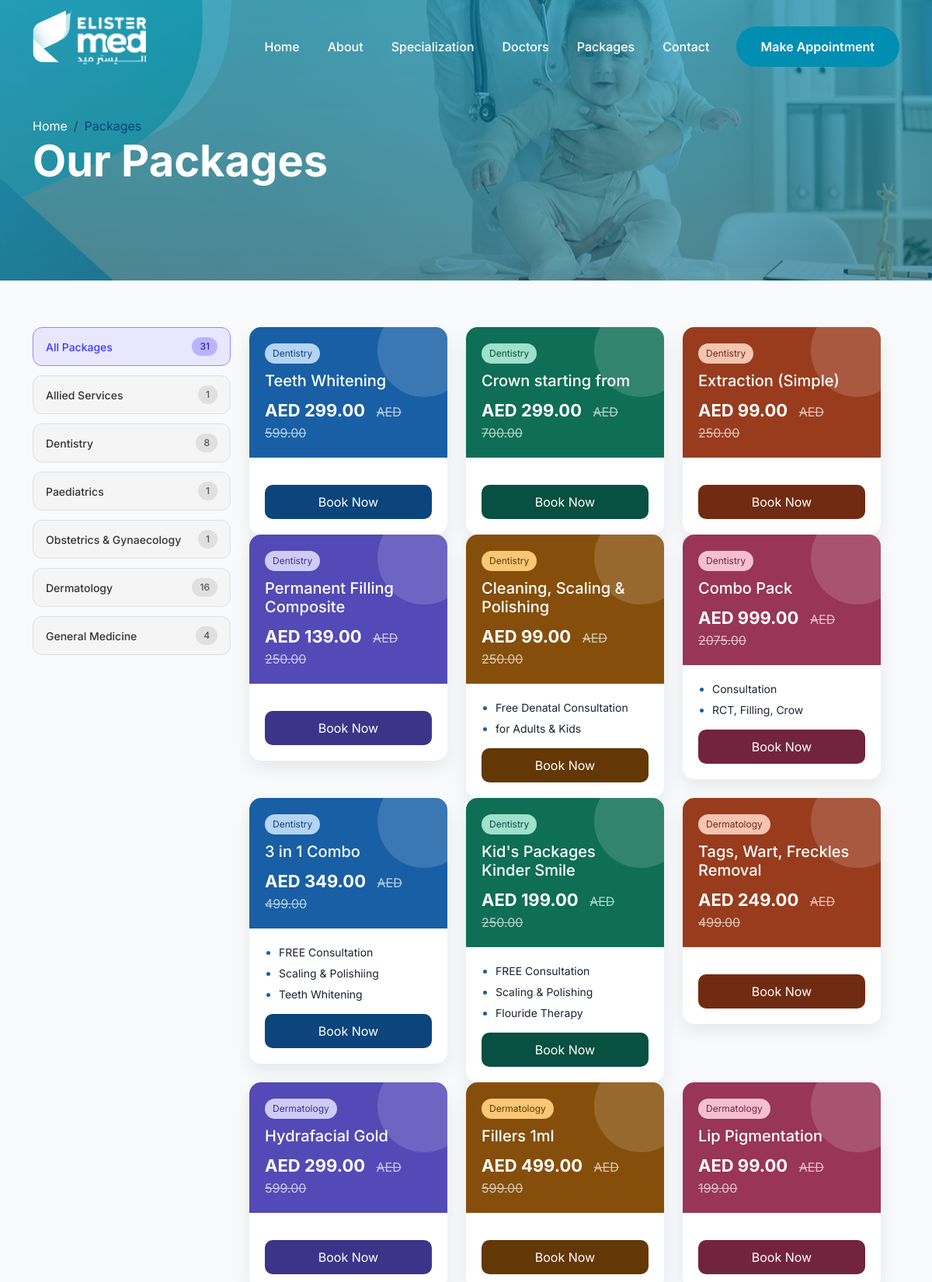
Page /packages/ (upper part) on the committed database.
### administrator/models.py (models this page shows, shortened)
class GlobalSettings(models.Model):
    site_logo = models.ImageField(
        upload_to='uploads/settings/',
        blank=True,
        null=True
    )
    favicon = models.ImageField(
        upload_to='uploads/settings/',
        blank=True,
        null=True
    )
    footer_logo = models.ImageField(
        upload_to='uploads/settings/',
        blank=True,
        null=True
    )
    address = models.TextField(blank=True)
    phone_primary = models.CharField(
        max_length=50,
        blank=True
    )
    phone_secondary = models.CharField(
        max_length=50,
        blank=True
    )
    email_primary = models.EmailField(blank=True)
    email_secondary = models.EmailField(blank=True)
    whatsapp_number = models.CharField(
        max_length=50,
        blank=True
    )
    whatsapp_message = models.CharField(
        max_length=255,
        blank=True
    )
    is_whatsapp_enabled = models.BooleanField(default=True)
    footer_description = models.TextField(blank=True)
    copyright_text = models.CharField(
        max_length=255,
        blank=True
    )
    created_at = models.DateTimeField(auto_now_add=True)
    updated_at = models.DateTimeField(auto_now=True)

class MenuItem(models.Model):
    menu = models.ForeignKey(
        MenuGroup,
        on_delete=models.CASCADE,
        related_name="items"
    )
    parent = models.ForeignKey(
        "self",
        on_delete=models.CASCADE,
        null=True,
        blank=True,
        related_name="children"
    )
    title = models.CharField(max_length=200)
    url = models.CharField(max_length=255)
    icon_class = models.CharField(max_length=100, blank=True)
    order = models.PositiveIntegerField(default=0)
    is_active = models.BooleanField(default=True)
    class Meta:
        ordering = ['order']

class SEOModel(models.Model):
    meta_title = models.CharField(max_length=255, blank=True)
    meta_description = models.TextField(blank=True)
    canonical_url = models.URLField(blank=True)
    primary_keywords = models.CharField(max_length=255, blank=True)
    secondary_keywords = models.CharField(max_length=255, blank=True)
    slug = models.SlugField(unique=True)
    og_title = models.CharField(max_length=255, blank=True)
    og_description = models.TextField(blank=True)
    og_image = models.ImageField(upload_to="seo/og/", blank=True, null=True)
    class Meta:
        abstract = True

class ListingPage(SEOModel):
    banner_title = models.CharField(max_length=255)
    banner_description = models.TextField(blank=True)
    banner_image = models.ImageField(
        upload_to='uploads/listing_banner/', blank=True, null=True
    )
    footer_title = models.CharField(max_length=255)
    footer_description = models.TextField(blank=True)
    page_title = models.CharField(max_length=255)
    page_description = models.TextField(blank=True)
    page_cta = models.TextField(blank=True)
    is_active = models.BooleanField(default=True)
    created_at = models.DateTimeField(auto_now_add=True)

class Specialization(SEOModel):
    branch = models.ForeignKey(
        Branch,
        on_delete=models.CASCADE,
        related_name='specializations'
    )
    name = models.CharField(max_length=200)
    short_description = models.TextField(blank=True)
    icon = models.ImageField(upload_to='uploads/specializations/', blank=True, null=True)
    featured_image = models.ImageField(upload_to='uploads/specializations/', blank=True, null=True)
    featured_image_alt = models.CharField(max_length=255, blank=True)
    hero_title = models.CharField(max_length=255, blank=True)
    hero_description = models.TextField(blank=True)
    hero_banner = models.ImageField(upload_to='uploads/specializations/', blank=True, null=True)
    hero_banner_alt = models.CharField(max_length=255, blank=True)
    main_title = models.CharField(max_length=255, blank=True)
    main_image = models.ImageField(upload_to='uploads/specializations/', blank=True, null=True)
    main_image_alt = models.CharField(max_length=255, blank=True)
    main_description = RichTextUploadingField(blank=True)
    secondary_title = models.CharField(max_length=255, blank=True)
    secondary_image = models.ImageField(upload_to='uploads/specializations/', blank=True, null=True)
    secondary_image_alt = models.CharField(max_length=255, blank=True)
    long_description_primary = RichTextUploadingField(blank=True)
    long_description_secondary = RichTextUploadingField(blank=True)
    is_active = models.BooleanField(default=True)
    is_deleted = models.BooleanField(default=False)
    created_at = models.DateTimeField(auto_now_add=True)
    updated_at = models.DateTimeField(auto_now=True)
    class Meta:
        ordering = ['-created_at']
        verbose_name = "Specialization"
        verbose_name_plural = "Specializations"

class Packages(models.Model):
    name = models.CharField(max_length=200)
    Specialization = models.ForeignKey(
        Specialization,
        on_delete=models.CASCADE,
        related_name='packages'
    )
    short_description = models.TextField(blank=True)
    main_image = models.ImageField(
        upload_to='uploads/packages/',
        blank=True,
        null=True
    )
    main_image_alt = models.CharField(max_length=255, blank=True)
    parameters = models.TextField(
        blank=True,
        help_text="Example: Blood test, ECG, etc."
    )
    actual_price = models.DecimalField(
        max_digits=10,
        decimal_places=2
    )
    offer_price = models.DecimalField(
        max_digits=10,
        decimal_places=2,
        blank=True,
        null=True
    )
    is_active = models.BooleanField(default=True)
    created_at = models.DateTimeField(auto_now_add=True)
    updated_at = models.DateTimeField(auto_now=True)
    class Meta:
        ordering = ['-created_at']
        verbose_name = "Package Category"
        verbose_name_plural = "Package Categories"

class PackageFeature(models.Model):
    package = models.ForeignKey(
        Packages,
        on_delete=models.CASCADE,
        related_name="features"
    )
    feature = models.CharField(max_length=255)

### userapp/views.py (the view)
# urls.py: path("packages/",package_list,name="packages-list"),
def package_list(request):
    page = get_listing_page("packages")
    breadcrumbs = [
        {"name": "Packages", "url": ""}
    ]
    category_id = request.GET.get('category')
    categories = Specialization.objects.all()
    packages = Packages.objects.filter(is_active=True)
    if category_id:
        packages = packages.filter(Specialization_id=category_id)
    packages_with_palette = get_packages_with_palette(packages)
    return render(request, "packages/list.html", {
        "packages": packages,
        "categories": categories,
        "selected_category": category_id,
        "packages_with_palette": packages_with_palette,
         "page_title": page.banner_title if about else "Specializations",
          "page_description": page.banner_description,
           "footer_title" :page.footer_title,
           "footer_description" :page.footer_description,
            "page_cta" :page.page_cta,
           "banner_image": page.banner_image if about else None,
          "breadcrumbs": breadcrumbs
    })

### userapp/templates/packages/list.html (shortened to what this page needs)
{% extends "shared/base.html" %} {% load static %}  {% block content %}
    {% include "shared/hero.html" %}
<section class="blog-section">
  <div class="container">
    <div class="row">
       <div class="row">
        <div class="col-md-3">
<ul class="category-list">
    <li>
        <a href="#" class="filter-link active" data-id="">
            All Packages <span class="count">{{packages.count}}</span>
        </a>
    </li>
    {% for category in categories %}
    <li>
        <a href="#" class="filter-link" data-id="{{ category.id }}">
            {{ category.name }}
            <span class="count">{{ category.packages.count }}</span>
        </a>
    </li>
    {% endfor %}
</ul>
</div>
 <div class="col-md-9" id="package-container">
    {% include "partials/package_list.html" %}
</div>
  </div>
</section>
{% endblock %}

### userapp/templates/shared/navbar.html (shortened to what this page needs)
{% load static %}
<nav class="navbar navbar-expand-lg fixed-top">
    <div class="container">
        <a class="navbar-brand" href="#">
             {% if global_settings.site_logo %}
                    <img src="{{ global_settings.site_logo.url }}"
                         alt="Elister Med Logo"
                         class="mb-4"
                         style="height:70px;">
                      {% endif %}
        </a>
        <div class="collapse navbar-collapse" id="navbarNav">
            <ul class="navbar-nav ms-auto align-items-center">
                    {% if main_menu %}
                     {% for item in main_menu.items.all %}
                      {% if item.is_active and not item.parent %}
                        <li class="nav-item">
                           <a href="{{ item.url }}" class="nav-link">
                              {{ item.title }}
                         </a>
                      </li>
                        {% endif %}
                     {% endfor %}
                    {% endif %}
                <li class="nav-item ms-lg-3 mt-2 mt-lg-0">
                    <a class="btn btn-custom" href="{% url 'booking:book_appointment'%}">Make Appointment</a>
                </li>
            </ul>
        </div>
    </div>
</nav>

### userapp/templates/shared/hero.html (shortened to what this page needs)
<section class="about-hero"
        {% if banner_image %}
        style="background-image: linear-gradient(rgba(0, 143, 179, 0.644), rgba(0, 108, 138, 0.578)),url('{{ banner_image.url }}'); background-size: cover; background-position: center;"
    {% endif %}>
  <div class="container">
    <nav aria-label="breadcrumb">
      <ol class="breadcrumb breadcrumb-custom">
        <li class="breadcrumb-item">
          <a href="{% url 'userapp:home' %}">Home</a>
        </li>
        {% for item in breadcrumbs %}
            {% if not forloop.last %}
                <li class="breadcrumb-item">
                    <a  href="{{ item.url }}">{{ item.name }}  </a>
                </li>
            {% else %}
                <li class="breadcrumb-item active" aria-current="page">
                    {{ item.name }}
                </li>
            {% endif %}
        {% endfor %}
      </ol>
    </nav>
    <h1>{{ page_title }}</h1>
  </div>
</section>

### userapp/templates/partials/package_list.html (shortened to what this page needs)
<div class="row">
{% for pkg, palette in packages_with_palette %}
<div class="col-md-4">
    <div class="package-card">
        <div class="package-header" style="background: {{ palette.bg }};">
            <span class="pill"
                  style="background: {{ palette.pill }};
                         color: {{ palette.pill_text }};">
                {{ pkg.Specialization.name }}
            </span>
            <h5>{{ pkg.name }}</h5>
            <div class="price">
                <strong>AED {{ pkg.offer_price|default:pkg.actual_price }}</strong>
                {% if pkg.offer_price %}
                <span class="old">AED {{ pkg.actual_price }}</span>
                {% endif %}
            </div>
        </div>
        <div class="package-body">
            <ul>
                {% for feature in pkg.features.all %}
                <li>{{ feature.feature }}</li>
                {% endfor %}
            </ul>
            <a href="https://api.whatsapp.com/send/?phone={{ global_settings.whatsapp_number }}&text=&type=phone_number&app_absent=0" class="book-btn" target="_blank"
               style="background: {{ palette.btn }};">
                Book Now
            </a>
        </div>
    </div>
</div>
{% endfor %}
</div>
</div>

### rows in the picture
GlobalSettings: site_logo (picture)
MenuItem: title "Home"
MenuItem: title "About"
MenuItem: title "Specialization"
MenuItem: title "Doctors"
MenuItem: title "Packages"
MenuItem: title "Contact"
ListingPage: banner_title "Our Packages"
Specialization: name "Allied Services", packages.count "1"
Specialization: name "Dentistry", packages.count "8"
Specialization: name "Paediatrics", packages.count "1"
Specialization: name "Obstetrics & Gynaecology", packages.count "1"
Specialization: name "Dermatology", packages.count "16"
Specialization: name "General Medicine", packages.count "4"
Packages: Specialization.name "Dentistry", name "Teeth Whitening", offer_price "299.00", actual_price "599.00"
Packages: Specialization.name "Dentistry", name "Crown starting from", offer_price "299.00", actual_price "700.00"
Packages: Specialization.name "Dentistry", name "Extraction (Simple)", offer_price "99.00", actual_price "250.00"
Packages: Specialization.name "Dentistry", name "Permanent Filling Composite", offer_price "139.00", actual_price "250.00"
Packages: Specialization.name "Dentistry", name "Cleaning, Scaling & Polishing", offer_price "99.00", actual_price "250.00"
PackageFeature: feature "Free Denatal Consultation"
PackageFeature: feature "for Adults & Kids"
Packages: Specialization.name "Dentistry", name "Combo Pack", offer_price "999.00", actual_price "2075.00"
PackageFeature: feature "Consultation"
PackageFeature: feature "RCT, Filling, Crow"
Packages: Specialization.name "Dentistry", name "3 in 1 Combo", offer_price "349.00", actual_price "499.00"
PackageFeature: feature "FREE Consultation"
PackageFeature: feature "Scaling & Polishiing"
PackageFeature: feature "Teeth Whitening"
Packages: Specialization.name "Dentistry", name "Kid's Packages Kinder Smile", offer_price "199.00", actual_price "250.00"
PackageFeature: feature "FREE Consultation"
PackageFeature: feature "Scaling & Polishing"
PackageFeature: feature "Flouride Therapy"
Packages: Specialization.name "Dermatology", name "Tags, Wart, Freckles Removal", offer_price "249.00", actual_price "499.00"
Packages: Specialization.name "Dermatology", name "Hydrafacial Gold", offer_price "299.00", actual_price "599.00"
Packages: Specialization.name "Dermatology", name "Fillers 1ml", offer_price "499.00", actual_price "599.00"
Packages: Specialization.name "Dermatology", name "Lip Pigmentation", offer_price "99.00", actual_price "199.00"

### other values in the picture
{{ item.name }} "Packages"
{{ packages.count }} "31"
